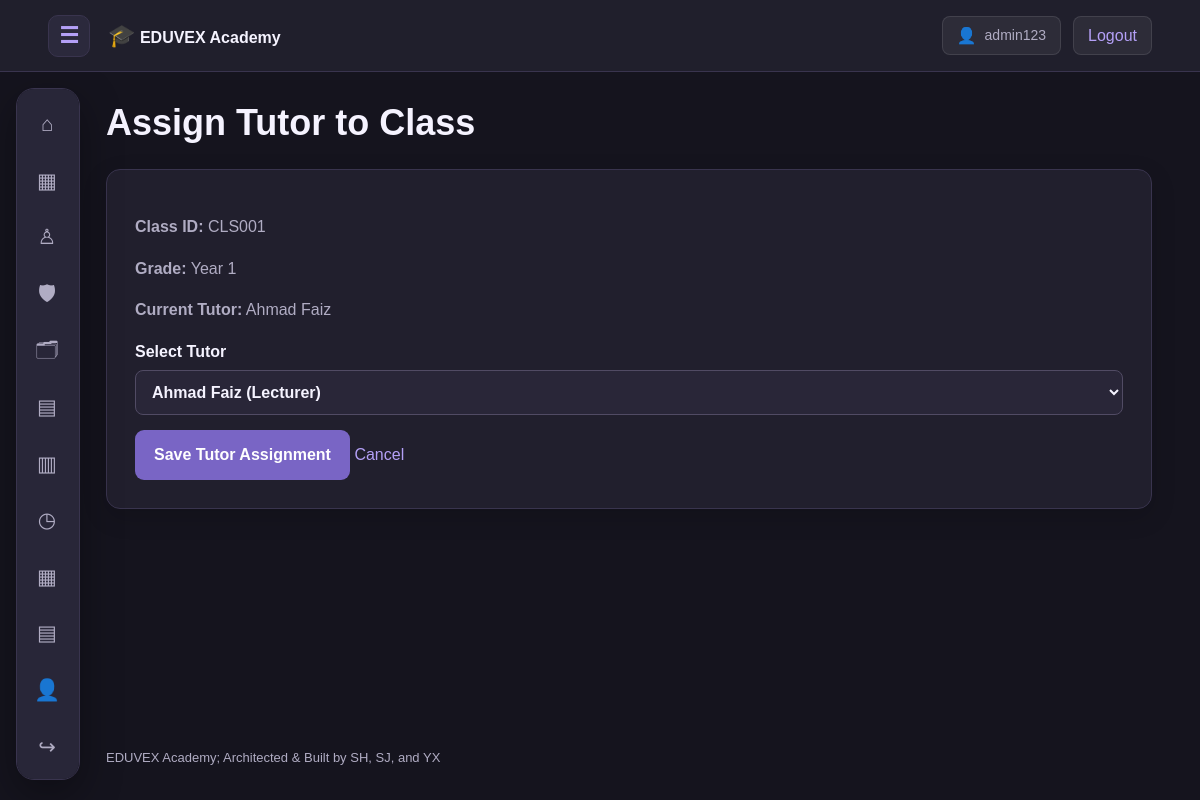
Screenshot of /class_management/assign_tutor.php?id=CLS001 (signed in) with the database file from the repository.
### tables this page shows
CREATE TABLE IF NOT EXISTS classes (
    class_id VARCHAR(12) PRIMARY KEY,
    grade_level VARCHAR(60),
    section VARCHAR(30),
    academic_year SMALLINT,
    class_teacher_id VARCHAR(12)
);

CREATE TABLE IF NOT EXISTS staff (
    staff_id VARCHAR(12) PRIMARY KEY,
    staff_name VARCHAR(120) NOT NULL,
    staff_email VARCHAR(180) UNIQUE,
    staff_phone_number VARCHAR(30),
    staff_role VARCHAR(60)
);

### includes/functions.php (called while the page is built, shortened)
<?php
function h(mixed $value): string {
    return htmlspecialchars(
        (string)($value ?? ''),
        ENT_QUOTES | ENT_SUBSTITUTE,
        'UTF-8'
    );
}
function url(string $path = ''): string {
    return BASE_URL . '/' . ltrim($path, '/');
}

### class_management/assign_tutor.php (the view, shortened to what this page needs)
<?php
require_once __DIR__ . '/../config/database.php';
$id = trim($_GET['id'] ?? $_POST['class_id'] ?? '');
$stmt = $pdo->prepare("
    SELECT c.*, s.staff_name
    FROM classes c
    LEFT JOIN staff s ON s.staff_id = c.class_teacher_id
    WHERE c.class_id = ?
");
$stmt->execute([$id]);
$class = $stmt->fetch();
$staff = $pdo->query("
    SELECT staff_id, staff_name, staff_role
    FROM staff
    ORDER BY staff_name
")->fetchAll();
require __DIR__ . '/../includes/header.php';
?>
<h1>Assign Tutor to Class</h1>
<section class="panel">
    <p><strong>Class ID:</strong>
        <?= h($class['class_id']) ?></p>
    <p><strong>Grade:</strong>
        <?= h($class['grade_level']) ?></p>
    <p><strong>Current Tutor:</strong>
        <?= h($class['staff_name'] ?? 'Not Assigned') ?></p>
    <form method="post">
        <label>Select Tutor
            <select name="staff_id">
                <?php foreach ($staff as $s): ?>
                    <option value="<?= h($s['staff_id']) ?>"
                        <?= $class['class_teacher_id'] === $s['staff_id'] ? 'selected' : '' ?>>
                        <?= h($s['staff_name']) ?>
                        (<?= h($s['staff_role']) ?>)
                    </option>
                <?php endforeach; ?>
            </select>
        </label>
        <button type="submit">Save Tutor Assignment</button>
        <a href="<?= h(url('class_management/index.php')) ?>">
            Cancel
        </a>
    </form>
</section>
<?php require __DIR__ . '/../includes/footer.php'; ?>

### assets/css/style.css (style rules this page uses)
:root { color-scheme: dark; --bg: #15141E; --surface: #211F2D; --surface2: #292638; --line: #39344E; --accent: #B4A0F7; --accent-dark: #7965C5; --text: #F5F3FF; --muted: #B0ACC3; --nav-width: 64px; --header-height: 72px; }
* { box-sizing: border-box; }
html { scroll-behavior: smooth; scroll-padding-top: 90px; }
body { margin: 0; background: var(--bg); color: var(--text); font-family: Arial, Helvetica, sans-serif; font-size: 16px; line-height: 1.6; }
a { color: var(--accent); text-decoration: none; }
button, input, select, textarea { font: inherit; }
button { cursor: pointer; }
h1, h2, h3 { line-height: 1.25; }
h1 { font-size: clamp(28px, 3vw, 40px); }
p { color: var(--muted); }
.panel { background: var(--surface); border: 1px solid var(--line); border-radius: 14px; padding: 28px; box-shadow: 0 8px 24px rgba(0,0,0,0.15); }
label { display: block; margin-bottom: 15px; font-weight: 600; }
input, select, textarea { display: block; width: 100%; padding: 12px; margin-top: 6px; background: #292638; color: var(--text); border: 1px solid #514B64; border-radius: 8px; }
button, .button { display: inline-block; padding: 11px 18px; border: 1px solid transparent; border-radius: 9px; background: var(--accent-dark); color: #FFFFFF; font-weight: 600; text-decoration: none; }

### rows the page displays
classes: class_id "CLS001", grade_level "Year 1", staff.staff_name "Ahmad Faiz", staff_id "Ahmad Faiz (Lecturer)"

### other values shown
$account['username'] "admin123"
$symbol "⌂"
$symbol "▦"
$symbol "♙"
$symbol "🛡"
$symbol "🗂"
$symbol "▤"
$symbol "▥"
$symbol "◷"
$symbol "👤"
$symbol "↪"
